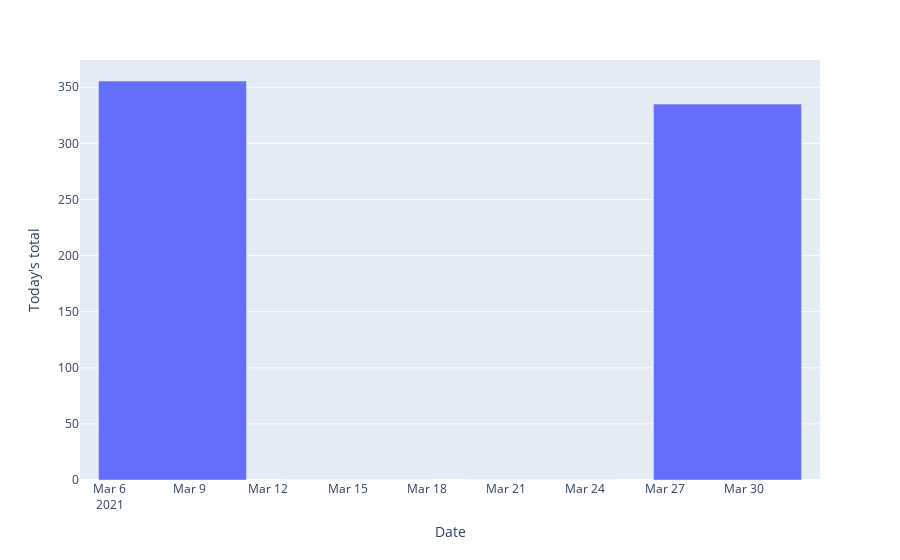

Write notebook code for a chart like this one.
### Code cell
fig_mon = px.bar(mon_at_nine, y="Today's total")
fig_mon.show()

### Figure 1 — Plotly figure (JSON) as saved in the notebook; plotly's stock layout.template omitted (floating-point values rounded to 4 significant figures)
{"data": [{"alignmentgroup": "True", "hovertemplate": "Date=%{x}<br>Today's total=%{y}<extra></extra>", "legendgroup": "", "marker": {"color": "#636efa"}, "name": "", "offsetgroup": "", "orientation": "v", "showlegend": false, "textposition": "auto", "type": "bar", "x": ["2021-03-08T09:00:00", "2021-03-15T09:00:00", "2021-03-22T09:00:00", "2021-03-29T09:00:00"], "xaxis": "x", "y": [355.6, 0, 0, 335.0], "yaxis": "y"}], "layout": {"barmode": "relative", "legend": {"tracegroupgap": 0}, "margin": {"t": 60}, "xaxis": {"anchor": "y", "domain": [0, 1], "title": {"text": "Date"}}, "yaxis": {"anchor": "x", "domain": [0, 1], "title": {"text": "Today's total"}}}}
